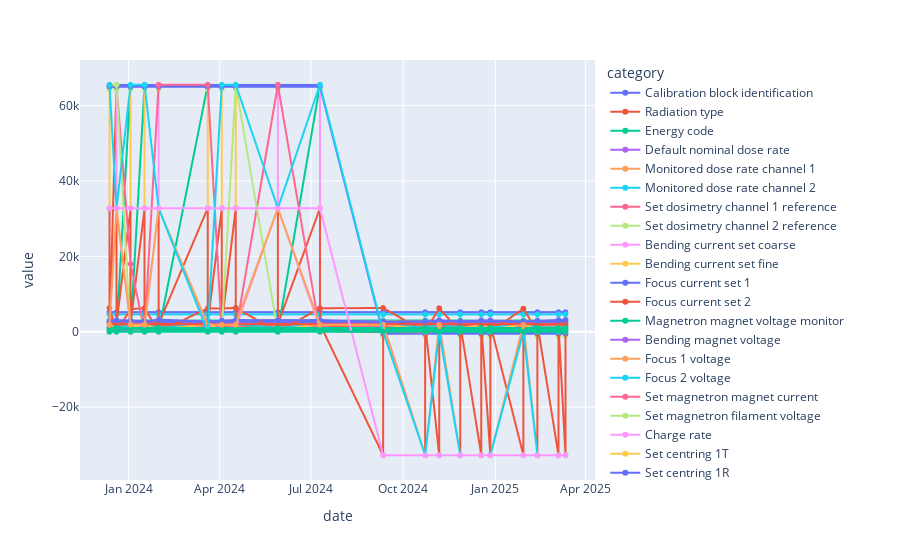

Notebook source saved alongside this figure:
### Code cell
df2191 = be5201[be5201["linac"] == 2191]
df2191["date"] = df2191["date"].astype("str")

px.line(df2191, x="date", color = "category", y ="value", hover_data="date", markers=True)
